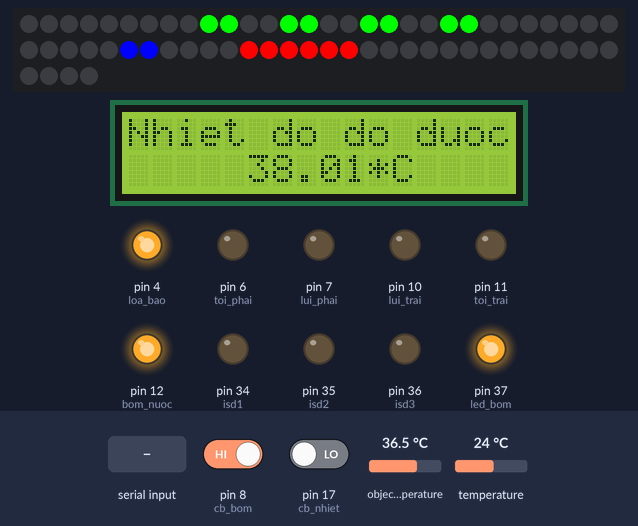
A sketch run on a simulated Arduino Mega 2560, built with avr-gcc and run on an emulated ATmega2560. Shown: 64 RGB LEDs in strip order, left to right, continuing on the next row, 16×2 character LCD, output pins drawn as LEDs (lit = HIGH). The inputs (shaded band) are chosen by the test bench; at power-on: pin 8 (cb_bom) HIGH, pin 17 (cb_nhiet) LOW, object temperature 36.5 °C, temperature 24 °C. What the sketch prints to the serial monitor is not drawn.

Above: at 2.6 s.
2.7 s: pin 8 (cb_bom) driven LOW and pin 17 (cb_nhiet) driven HIGH
5.7 s: "F" received over the second serial link
At 5.83 s:
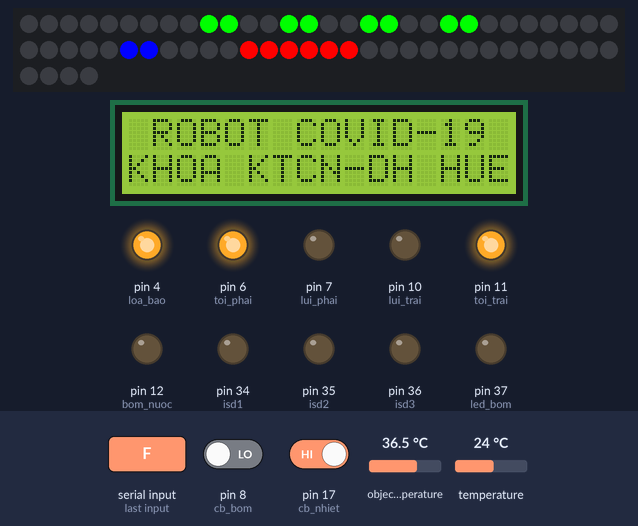
At 7.0 s:
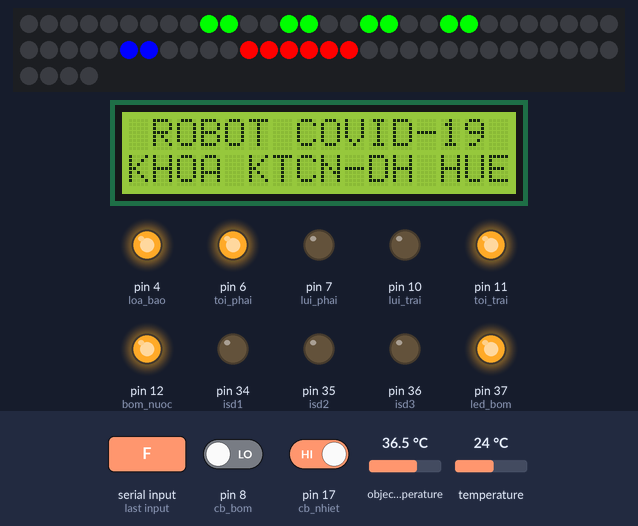
7.4 s: pin 8 (cb_bom) driven HIGH and pin 17 (cb_nhiet) driven LOW
At 8.8 s:
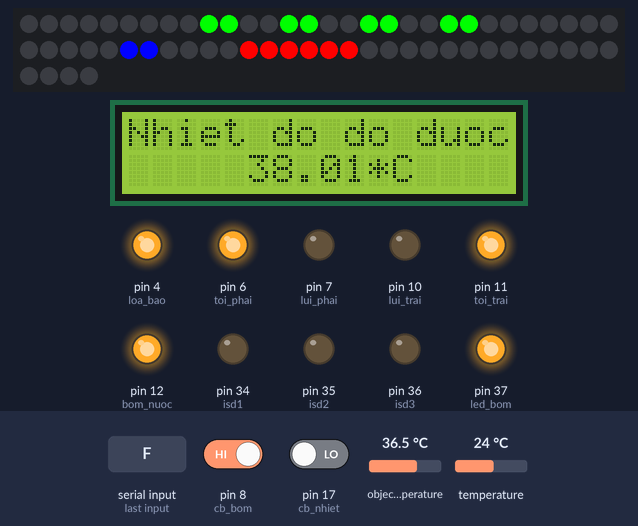
Timing chart, 0 to 10.4 s (numbered marks = the images above; inputs shaded):
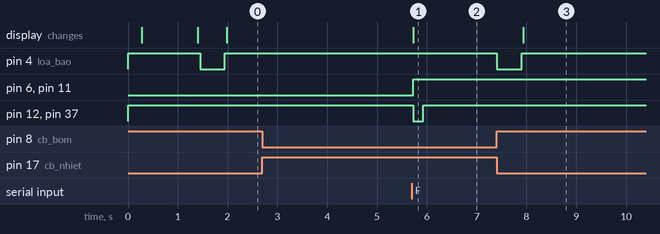

Measured:
- after the input at 2.7 s, every drawn part: stays the same
- after the input at 5.7 s, pin 6 (toi_phai), pin 11 (toi_trai): LOW → HIGH at once
- after the input at 7.4 s, pin 4 (loa_bao): HIGH → LOW at once, → HIGH 0.50 s later; the display: changes after 0.54 s (image 3)

The sketch:

ARDUINO-robot.ino
```cpp
#include <Adafruit_MLX90614.h>
#include <Adafruit_NeoPixel.h>
#include <LiquidCrystal_I2C.h>
LiquidCrystal_I2C lcd(0x27, 16, 2);
Adafruit_MLX90614 mlx = Adafruit_MLX90614();
#define SO_LED_TANG_1  64
#define PIN_1       19

#define toi_trai    11
#define lui_trai    10

#define toi_phai     6
#define lui_phai     7

#define cb_nhiet    17
#define cb_bom       8
#define bom_nuoc    12
#define led_bom     37
#define loa_bao      4

#define isd1        34
#define isd2        35
#define isd3        36

int i = 0;
int cuoi[64] =   {0, 0, 0, 0, 0, 0, 0, 0,
                  0, 2, 2, 0, 0, 2, 2, 0,
                  0, 2, 2, 0, 0, 2, 2, 0,
                  0, 0, 0, 0, 0, 0, 0, 0,
                  0, 0, 0, 1, 1, 0, 0, 0,
                  0, 3, 3, 3, 3, 3, 3, 0,
                  0, 0, 0, 0, 0, 0, 0, 0,
                  0, 0, 0, 0, 0, 0, 0, 0};
int cuoi_1[64] = {0, 0, 0, 0, 0, 0, 0, 0,
                  0, 2, 2, 0, 0, 2, 2, 0,
                  0, 2, 2, 0, 0, 2, 2, 0,
                  0, 0, 0, 0, 0, 0, 0, 0,
                  0, 0, 0, 1, 1, 0, 0, 0,
                  0, 3, 3, 3, 3, 3, 3, 0,
                  0, 0, 3, 0, 0, 3, 0, 0,
                  0, 0, 0, 3, 3, 0, 0, 0};
Adafruit_NeoPixel led_1 = Adafruit_NeoPixel(SO_LED_TANG_1, PIN_1, NEO_GRB + NEO_KHZ800);

char state;
float nhiet_moi_truong, nhiet_co_the;
int nhiet_do_dat = 38;
void setup()
{
  Serial.begin(9600); //truyền dữ liệu lên máy tính
  Serial3.begin(9600); //truyền dữ liệu với bluetooth
  mlx.begin();
  pinMode(cb_nhiet, INPUT);
  pinMode(cb_bom,   INPUT);
  pinMode(bom_nuoc, OUTPUT);
  pinMode(led_bom,  OUTPUT);
  pinMode(loa_bao,  OUTPUT);
  pinMode(toi_trai, OUTPUT);
  pinMode(lui_trai, OUTPUT);
  pinMode(toi_phai, OUTPUT);
  pinMode(lui_phai, OUTPUT);
  pinMode(isd1,     OUTPUT);
  pinMode(isd2,     OUTPUT);
  pinMode(isd3,     OUTPUT);

  analogWrite(toi_trai,  0);
  analogWrite(lui_trai,  0);
  analogWrite(toi_phai,  0);
  analogWrite(lui_phai,  0);
  digitalWrite(bom_nuoc,  HIGH);
  digitalWrite(led_bom,   HIGH);
  digitalWrite(loa_bao,   HIGH);
  digitalWrite(isd1,      LOW);
  digitalWrite(isd2,      LOW);
  digitalWrite(isd3,      LOW);
  Serial.println("da khoi dong xong");
  led_1.begin();
  led_1.show();
  tat_led();
  lcd.begin();
  lcd.backlight();
  lcd.setCursor(0, 0);
  lcd.print(" RBOT COVID-19  ");
  lcd.setCursor(0, 1);
  lcd.print("KHOA KTCN - HUE ");
  delay(1000);
  led_mat_cuoi();
}
void tat_led()
{
  for(int i=0; i<SO_LED_TANG_1; i++)
  {
    led_1.setPixelColor(i,0,0,0);
    led_1.show();
  }
}
void led_mat_cuoi()
{
  for(int i=0; i<SO_LED_TANG_1; i++)
  {
    if(cuoi[i] == 0)    led_1.setPixelColor(i,0,0,0);
    if(cuoi[i] == 1)    led_1.setPixelColor(i,0,0,255);
    if(cuoi[i] == 2)    led_1.setPixelColor(i,0,255,0);
    if(cuoi[i] == 3)    led_1.setPixelColor(i,255,0,0);
    led_1.show();
  }
}
void led_mat_cuoi_2()
{
  for(int i=0; i < SO_LED_TANG_1; i++)
  {
    if(cuoi[i] == 0)    led_1.setPixelColor(i,0,0,0);
    if(cuoi[i] == 1)    led_1.setPixelColor(i,0,0,255);
    if(cuoi[i] == 2)    led_1.setPixelColor(i,0,255,0);
    if(cuoi[i] == 3)    led_1.setPixelColor(i,255,0,0);
    led_1.show();
  }
  delay(500);
  for(int i=0; i < SO_LED_TANG_1; i++)
  {
    if(cuoi_1[i] == 0)    led_1.setPixelColor(i,0,0,0);
    if(cuoi_1[i] == 1)    led_1.setPixelColor(i,0,0,255);
    if(cuoi_1[i] == 2)    led_1.setPixelColor(i,0,255,0);
    if(cuoi_1[i] == 3)    led_1.setPixelColor(i,255,0,0);
    led_1.show();
  }
  delay(500);
}
void do_nhiet_do()
{
  nhiet_moi_truong  = mlx.readAmbientTempC();
  nhiet_co_the      = mlx.readObjectTempC();
  nhiet_co_the      = nhiet_co_the + 1.5;
  //Serial.println(nhiet_co_the);
}
void hien_thi_1()
{
  lcd.setCursor(0, 0);
  lcd.print(" ROBOT COVID-19 ");
  lcd.setCursor(0, 1);
  lcd.print("KHOA KTCN-DH HUE");
}
void hien_thi_2()
{
  lcd.setCursor(0, 0);
  lcd.print("Nhiet do do duoc");
  lcd.setCursor(0, 1);
  lcd.print("          *C    ");
  lcd.setCursor(5, 1);
  lcd.print(nhiet_co_the);
}
void truyen_nhiet_dien_thoai()
{
  Serial3.println(nhiet_co_the);
}
void dieu_khien()
{

  //đợi nhận giá trị từ bluetooth
  if (Serial3.available())
  {
    state = Serial3.read();
    Serial.println(state);
    //dừng
    if(state=='S')
    {
      analogWrite(toi_trai, 0);
      analogWrite(lui_trai, 0);
      analogWrite(toi_phai, 0);
      analogWrite(lui_phai, 0);
      state=' ';
    }
    //chạy tới
    if(state=='F')
    {
      analogWrite(toi_trai, 255);
      analogWrite(lui_trai, 0);
      analogWrite(toi_phai, 255);
      analogWrite(lui_phai, 0);
      state=' ';
    }
    //chạy lui
    if(state=='B')
    {
      analogWrite(toi_trai, 0);
      analogWrite(lui_trai, 255);
      analogWrite(toi_phai, 0);
      analogWrite(lui_phai, 255);
      state=' ';
    }
    //rẻ trái
    if(state=='L')
    {
      analogWrite(toi_trai, 0);
      analogWrite(lui_trai, 0);
      analogWrite(toi_phai, 255);
      analogWrite(lui_phai, 0);
      state=' ';
    }
    //rẻ phải
    if(state=='R')
    {
      analogWrite(toi_trai, 255);
      analogWrite(lui_trai, 0);
      analogWrite(toi_phai, 0);
      analogWrite(lui_phai, 0);
      state=' ';
    }
    //tới - phải
    if(state=='G')
    {
      analogWrite(toi_trai, 250);
      analogWrite(lui_trai, 0);
      analogWrite(toi_phai, 180);
      analogWrite(lui_phai, 0);
      state=' ';
    }
    //tới - trái
    if(state=='I')
    {
      analogWrite(toi_trai, 180);
      analogWrite(lui_trai, 0);
      analogWrite(toi_phai, 250);
      analogWrite(lui_phai, 0);
      state=' ';
    }
    //lui - phải
    if(state=='J')
    {
      analogWrite(toi_trai, 0);
      analogWrite(lui_trai, 255);
      analogWrite(toi_phai, 0);
      analogWrite(lui_phai, 160);
      state=' ';
    }
    //lui - trái
    if(state=='H')
    {
      analogWrite(toi_trai, 0);
      analogWrite(lui_trai, 160);
      analogWrite(toi_phai, 0);
      analogWrite(lui_phai, 255);
      state=' ';
    }
    //nút tam giác
    if(state=='X')  //nút tam giác
    {
      digitalWrite(isd1, HIGH);
      delay(100);
      digitalWrite(isd1, LOW);
      state=' ';
    }
    //nút đèn
    if(state=='V')
    {
      digitalWrite(isd2, HIGH);
      delay(100);
      digitalWrite(isd2, LOW);
      state=' ';
    }
    //nút đèn đỏ
    if(state=='U')
    {
      digitalWrite(isd3, HIGH);
      delay(100);
      digitalWrite(isd3, LOW);
      state=' ';
    }

    //nút đèn xanh
    if(state=='W')
    {
      for(int i=0; i < 5; i++)
      {
        led_mat_cuoi_2();
      }
      led_mat_cuoi();
      state=' ';
    }

  }
}
void loop()
{
  truyen_nhiet_dien_thoai();
  dieu_khien();

  if(digitalRead(cb_bom) == LOW)
  {
    digitalWrite(led_bom,   LOW);
    digitalWrite(bom_nuoc,  LOW);
    delay(200);
    digitalWrite(bom_nuoc,  HIGH);
    digitalWrite(led_bom,   HIGH);
    delay(200);
    while(digitalRead(cb_bom) == LOW);
  }

  if(digitalRead(cb_nhiet) == LOW)
  {
    do_nhiet_do();
    digitalWrite(loa_bao,   LOW);
    delay(500);
    digitalWrite(loa_bao,   HIGH);
    hien_thi_2();
    while(digitalRead(cb_nhiet) == LOW);
    delay(3000);
    hien_thi_1();
  }
}
```
